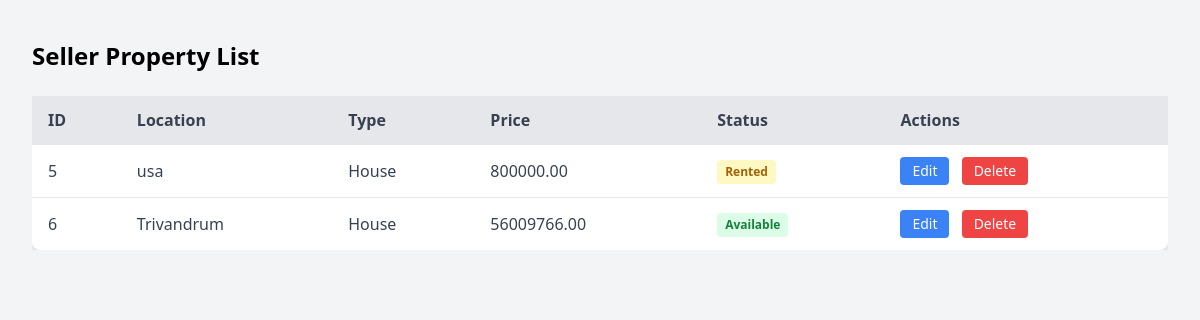
The app's page /seller_properties/ with its own data.
### app/models.py (models this page shows, shortened)
class Property(models.Model):
    PROPERTY_TYPES = [
        ('House', 'House'),
        ('Apartment', 'Apartment'),
        ('Commercial', 'Commercial'),
        ('Land', 'Land'),
    ]
    STATUS_CHOICES = [
        ('Available', 'Available'),
        ('Sold', 'Sold'),
        ('Rented', 'Rented'),
    ]
    property_type = models.CharField(max_length=50, choices=PROPERTY_TYPES)
    address = models.TextField()
    location = models.CharField(max_length=100)
    latitude = models.FloatField(null=True, blank=True)
    longitude = models.FloatField(null=True, blank=True)
    area_sqft = models.FloatField(null=True, blank=True)
    bedrooms = models.PositiveIntegerField(null=True, blank=True)
    bathrooms = models.PositiveIntegerField(null=True, blank=True)
    features = models.CharField(max_length=200, blank=True)
    description = models.TextField(blank=True)
    main_image = models.ImageField(upload_to='property_photos/', null=True, blank=True)
    image_1 = models.ImageField(upload_to='property_photos/', null=True, blank=True)
    image_2 = models.ImageField(upload_to='property_photos/', null=True, blank=True)
    image_3 = models.ImageField(upload_to='property_photos/', null=True, blank=True)
    price = models.DecimalField(max_digits=12, decimal_places=2)
    status = models.CharField(max_length=20, choices=STATUS_CHOICES, default='Available')
    seller = models.ForeignKey(CustomUser, on_delete=models.CASCADE)
    is_approved = models.BooleanField(default=False)
    approved_at = models.DateTimeField(null=True, blank=True)
    posted_at = models.DateTimeField(auto_now_add=True)
    slug = models.SlugField(unique=True, blank=True)

### app/views.py (the view)
# urls.py: path('seller_properties/', views.seller_property_list, name='seller_property_list'),
def seller_property_list(request):
    properties = Property.objects.filter(is_approved=True)
    return render(request,'seller_property_list.html',{'properties': properties})

### app/templates/seller_property_list.html (shortened to what this page needs)
<!DOCTYPE html>
<html lang="en">
  <head>
    <script src="https://cdn.tailwindcss.com"></script>
  </head>
  <body class="bg-gray-100 py-10">
    <div class="max-w-7xl mx-auto px-4 sm:px-6 lg:px-8">
      <h2 class="text-2xl font-bold mb-6">Seller Property List</h2>
      <div class="overflow-x-auto">
        <table class="min-w-full bg-white rounded-lg shadow-md">
          <thead class="bg-gray-200 text-gray-700">
            <tr>
              <th class="py-3 px-4 text-left">ID</th>
              <th class="py-3 px-4 text-left">Location</th>
              <th class="py-3 px-4 text-left">Type</th>
              <th class="py-3 px-4 text-left">Price</th>
              <th class="py-3 px-4 text-left">Status</th>
              <th class="py-3 px-4 text-left">Actions</th>
            </tr>
          </thead>
          <tbody class="text-gray-700">
            {% for property in properties %}
            <tr class="border-t hover:bg-gray-50">
              <td class="py-3 px-4">{{ property.id }}</td>
              <td class="py-3 px-4">{{ property.location }}</td>
              <td class="py-3 px-4">{{ property.property_type }}</td>
              <td class="py-3 px-4">{{ property.price }}</td>
              <td class="py-3 px-4">
                <span class="inline-block px-2 py-1 text-xs font-semibold rounded
                  {% if property.status == 'Available' %}bg-green-100 text-green-700
                  {% elif property.status == 'Sold' %}bg-red-100 text-red-700
                  {% elif property.status == 'Rented' %}bg-yellow-100 text-yellow-700
                  {% else %}bg-gray-100 text-gray-700{% endif %}">
                  {{ property.status }}
                </span>
              </td>
              <td class="py-3 px-4 space-x-2">
                <a
                  href="{% url 'seller_edit_property' property.id %}"
                  class="inline-block bg-blue-500 text-white px-3 py-1 rounded hover:bg-blue-600 text-sm"
                  >Edit</a
                >
                <a
                  href="{% url 'seller_delete_property' property.id %}"
                  class="inline-block bg-red-500 text-white px-3 py-1 rounded hover:bg-red-600 text-sm"
                  onclick="return confirm('Are you sure you want to delete this property?');"
                  >Delete</a
                >
              </td>
            </tr>
            {% empty %}
            <tr>
              <td colspan="6" class="py-4 px-4 text-center text-gray-500">
                No properties found.
              </td>
            </tr>
            {% endfor %}
          </tbody>
        </table>
      </div>
    </div>
  </body>
</html>

### records on screen
Property: id "5", location "usa", property_type "House", price "800000.00", status "Rented"
Property: id "6", location "Trivandrum", property_type "House", price "56009766.00", status "Available"
